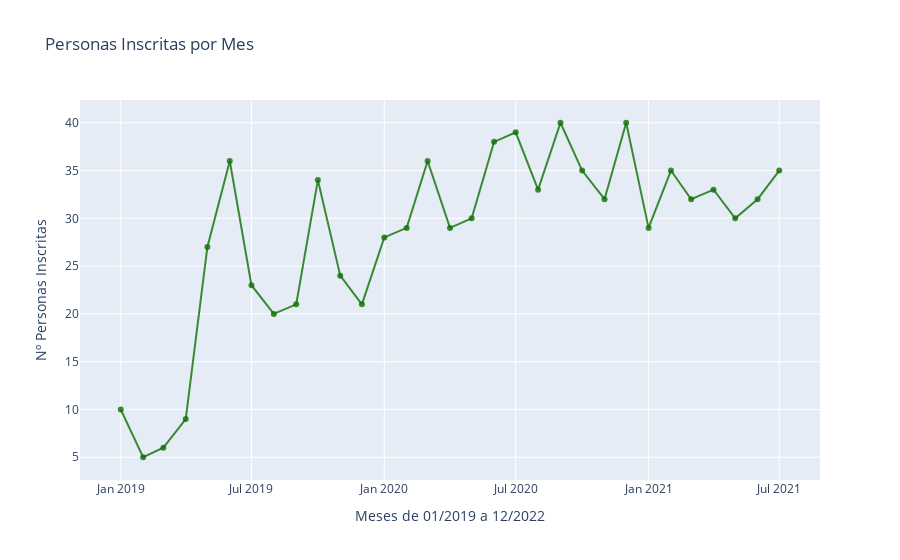

Source (notebook cell):
### Code cell
from plotly.subplots import make_subplots

fig = make_subplots(specs=[[{'secondary_y': False}]])

fig.add_trace(
    go.Scatter(
    x = inscripciones_mensuales['fechaInscripcion'],
    y = inscripciones_mensuales['nPersonasInscritas'],
    name = 'Nº Personas Inscritas',
    mode = 'lines+markers',
    marker = dict(color = 'rgba(16, 112, 2, 0.8)'))
)

fig.update_layout(
    title_text='Personas Inscritas por Mes'
)

fig.update_xaxes(title_text='Meses de 01/2019 a 12/2022')

fig.update_yaxes(title_text='Nº Personas Inscritas')

fig.show()

### Figure 1 — Plotly figure (JSON) as saved in the notebook; plotly's stock layout.template omitted (floating-point values rounded to 4 significant figures)
{"data": [{"marker": {"color": "rgba(16, 112, 2, 0.8)"}, "mode": "lines+markers", "name": "Nº Personas Inscritas", "type": "scatter", "x": ["2019-01", "2019-02", "2019-03", "2019-04", "2019-05", "2019-06", "2019-07", "2019-08", "2019-09", "2019-10", "2019-11", "2019-12", "2020-01", "2020-02", "2020-03", "2020-04", "2020-05", "2020-06", "2020-07", "2020-08", "2020-09", "2020-10", "2020-11", "2020-12", "2021-01", "2021-02", "2021-03", "2021-04", "2021-05", "2021-06", "2021-07"], "y": [10, 5, 6, 9, 27, 36, 23, 20, 21, 34, 24, 21, 28, 29, 36, 29, 30, 38, 39, 33, 40, 35, 32, 40, 29, 35, 32, 33, 30, 32, 35]}], "layout": {"title": {"text": "Personas Inscritas por Mes"}, "xaxis": {"anchor": "y", "domain": [0, 1], "title": {"text": "Meses de 01/2019 a 12/2022"}}, "yaxis": {"anchor": "x", "domain": [0, 1], "title": {"text": "Nº Personas Inscritas"}}}}
